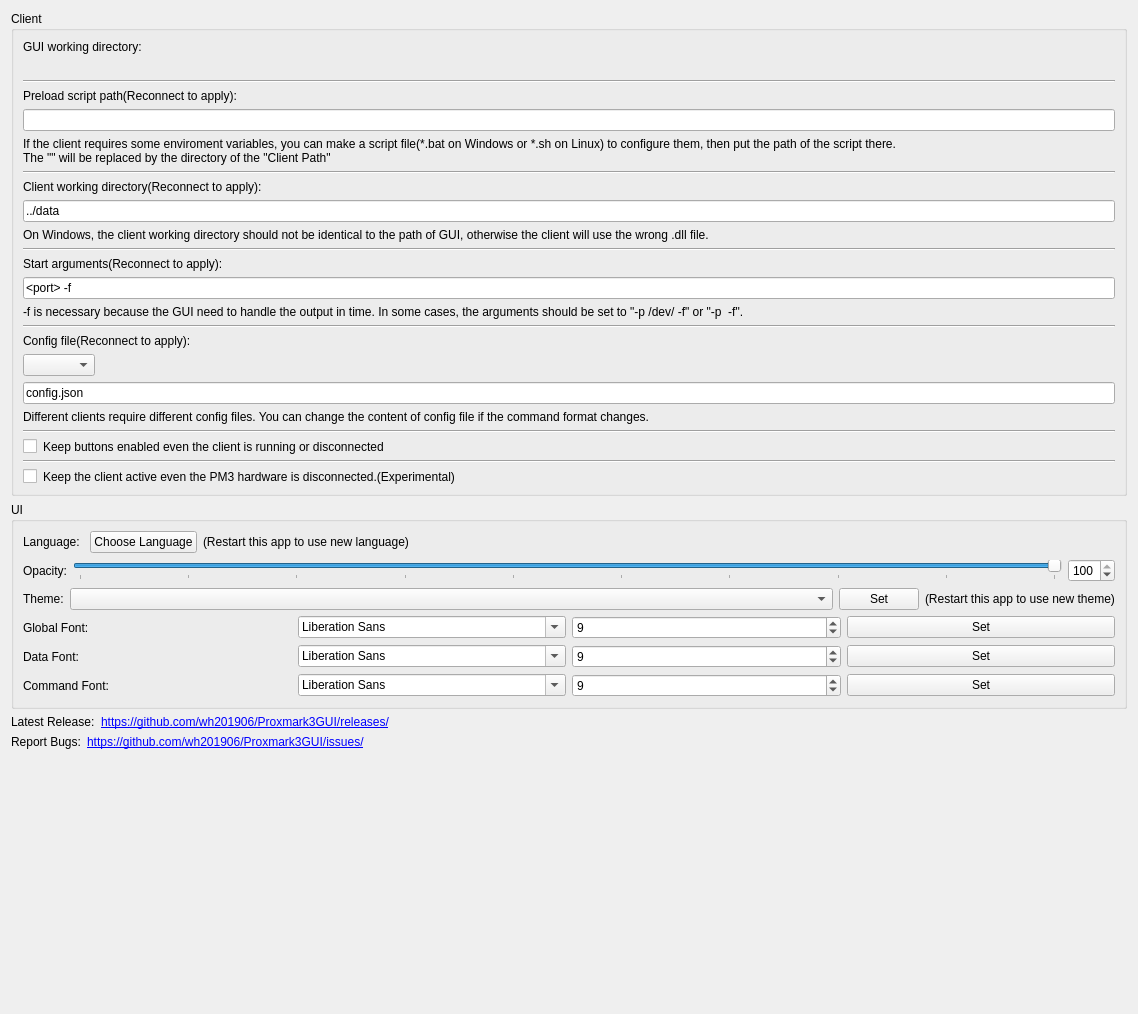
          <widget class="QWidget" name="Set_scrollAreaWidgetContents">
           <property name="geometry">
            <rect>
             <x>0</x>
             <y>0</y>
             <width>1138</width>
             <height>1014</height>
            </rect>
           </property>
           <layout class="QHBoxLayout" name="horizontalLayout_36">
            <property name="spacing">
             <number>0</number>
            </property>
            <item>
             <layout class="QVBoxLayout" name="verticalLayout_12">
              <property name="spacing">
               <number>6</number>
              </property>
              <item>
               <widget class="QGroupBox" name="Set_clientGroupBox">
                <property name="title">
                 <string>Client</string>
                </property>
                <layout class="QVBoxLayout" name="verticalLayout_10">
                 <item>
                  <widget class="QLabel" name="label_65">
                   <property name="text">
                    <string>GUI working directory:</string>
                   </property>
                  </widget>
                 </item>
                 <item>
                  <widget class="QLabel" name="Set_Client_GUIWorkingDirLabel">
                   <property name="textInteractionFlags">
                    <set>Qt::TextInteractionFlag::LinksAccessibleByMouse|Qt::TextInteractionFlag::TextSelectableByMouse</set>
                   </property>
                  </widget>
                 </item>
                 <item>
                  <widget class="Line" name="line_9">
                   <property name="orientation">
                    <enum>Qt::Orientation::Horizontal</enum>
                   </property>
                  </widget>
                 </item>
                 <item>
                  <widget class="QLabel" name="label_11">
                   <property name="text">
                    <string>Preload script path(Reconnect to apply):</string>
                   </property>
                  </widget>
                 </item>
                 <item>
                  <widget class="QLineEdit" name="Set_Client_envScriptEdit">
                   <property name="text">
                    <string/>
                   </property>
                  </widget>
                 </item>
                 <item>
                  <widget class="QLabel" name="label_13">
                   <property name="text">
                    <string>If the client requires some enviroment variables, you can make a script file(*.bat on Windows or *.sh on Linux) to configure them, then put the path of the script there.
The &quot;&lt;client dir&gt;&quot; will be replaced by the directory of the &quot;Client Path&quot;</string>
                   </property>
                   <property name="wordWrap">
                    <bool>true</bool>
                   </property>
                  </widget>
                 </item>
                 <item>
                  <widget class="Line" name="line_4">
                   <property name="orientation">
                    <enum>Qt::Orientation::Horizontal</enum>
                   </property>
                  </widget>
                 </item>
                 <item>
                  <widget class="QLabel" name="label_19">
                   <property name="text">
                    <string>Client working directory(Reconnect to apply):</string>
                   </property>
                  </widget>
                 </item>
                 <item>
                  <widget class="QLineEdit" name="Set_Client_workingDirEdit">
                   <property name="text">
                    <string>../data</string>
                   </property>
                  </widget>
                 </item>
                 <item>
                  <widget class="QLabel" name="label_20">
                   <property name="text">
                    <string>On Windows, the client working directory should not be identical to the path of GUI, otherwise the client will use the wrong .dll file.</string>
                   </property>
                   <property name="wordWrap">
                    <bool>true</bool>
                   </property>
                  </widget>
                 </item>
                 <item>
                  <widget class="Line" name="line">
                   <property name="orientation">
                    <enum>Qt::Orientation::Horizontal</enum>
                   </property>
                  </widget>
                 </item>
                 <item>
                  <widget class="QLabel" name="label_12">
                   <property name="text">
                    <string>Start arguments(Reconnect to apply):</string>
                   </property>
                  </widget>
                 </item>
                 <item>
                  <widget class="QLineEdit" name="Set_Client_startArgsEdit">
                   <property name="text">
                    <string>&lt;port&gt; -f</string>
                   </property>
                  </widget>
                 </item>
                 <item>
                  <widget class="QLabel" name="label_14">
                   <property name="text">
                    <string>-f is necessary because the GUI need to handle the output in time. In some cases, the arguments should be set to &quot;-p /dev/&lt;port&gt; -f&quot; or &quot;-p &lt;port&gt; -f&quot;.</string>
                   </property>
                   <property name="wordWrap">
                    <bool>true</bool>
                   </property>
                  </widget>
                 </item>
                 <item>
                  <widget class="Line" name="line_2">
                   <property name="orientation">
                    <enum>Qt::Orientation::Horizontal</enum>
                   </property>
                  </widget>
                 </item>
                 <item>
                  <widget class="QLabel" name="label_63">
                   <property name="text">
                    <string>Config file(Reconnect to apply):</string>
                   </property>
                  </widget>
                 </item>
                 <item>
                  <layout class="QHBoxLayout" name="horizontalLayout_15">
                   <item>
                    <widget class="QComboBox" name="Set_Client_configFileBox">
                     <property name="sizeAdjustPolicy">
                      <enum>QComboBox::SizeAdjustPolicy::AdjustToContents</enum>
                     </property>
                    </widget>
                   </item>
                   <item>
                    <spacer name="horizontalSpacer_13">
                     <property name="orientation">
                      <enum>Qt::Orientation::Horizontal</enum>
                     </property>
                     <property name="sizeHint" stdset="0">
                      <size>
                       <width>40</width>
                       <height>20</height>
                      </size>
                     </property>
                    </spacer>
                   </item>
                  </layout>
                 </item>
                 <item>
                  <widget class="QLineEdit" name="Set_Client_configPathEdit">
                   <property name="text">
                    <string>config.json</string>
                   </property>
                  </widget>
                 </item>
                 <item>
                  <widget class="QLabel" name="label_64">
                   <property name="text">
                    <string>Different clients require different config files. You can change the content of config file if the command format changes.</string>
                   </property>
                   <property name="wordWrap">
                    <bool>true</bool>
                   </property>
                  </widget>
                 </item>
                 <item>
                  <widget class="Line" name="line_8">
                   <property name="orientation">
                    <enum>Qt::Orientation::Horizontal</enum>
                   </property>
                  </widget>
                 </item>
                 <item>
                  <layout class="QHBoxLayout" name="horizontalLayout_16">
                   <item>
                    <widget class="QCheckBox" name="Set_Client_forceEnabledBox">
                     <property name="sizePolicy">
                      <sizepolicy hsizetype="Minimum" vsizetype="Fixed">
                       <horstretch>0</horstretch>
                       <verstretch>0</verstretch>
                      </sizepolicy>
                     </property>
                     <property name="minimumSize">
                      <size>
                       <width>0</width>
                       <height>0</height>
                      </size>
                     </property>
                     <property name="text">
                      <string/>
                     </property>
                    </widget>
                   </item>
                   <item>
                    <widget class="QLabel" name="label_15">
                     <property name="sizePolicy">
                      <sizepolicy hsizetype="Expanding" vsizetype="Preferred">
                       <horstretch>0</horstretch>
                       <verstretch>0</verstretch>
                      </sizepolicy>
                     </property>
                     <property name="text">
                      <string>Keep buttons enabled even the client is running or disconnected</string>
                     </property>
                     <property name="wordWrap">
                      <bool>true</bool>
                     </property>
                    </widget>
                   </item>
                  </layout>
                 </item>
                 <item>
                  <widget class="Line" name="line_3">
                   <property name="orientation">
                    <enum>Qt::Orientation::Horizontal</enum>
                   </property>
                  </widget>
                 </item>
                 <item>
                  <layout class="QHBoxLayout" name="horizontalLayout_18">
                   <item>
                    <widget class="QCheckBox" name="Set_Client_keepClientActiveBox">
                     <property name="sizePolicy">
                      <sizepolicy hsizetype="Minimum" vsizetype="Fixed">
                       <horstretch>0</horstretch>
                       <verstretch>0</verstretch>
                      </sizepolicy>
                     </property>
                     <property name="minimumSize">
                      <size>
                       <width>0</width>
                       <height>0</height>
                      </size>
                     </property>
                     <property name="text">
                      <string/>
                     </property>
                    </widget>
                   </item>
                   <item>
                    <widget class="QLabel" name="label_21">
                     <property name="sizePolicy">
                      <sizepolicy hsizetype="Expanding" vsizetype="Preferred">
                       <horstretch>0</horstretch>
                       <verstretch>0</verstretch>
                      </sizepolicy>
                     </property>
                     <property name="text">
                      <string>Keep the client active even the PM3 hardware is disconnected.(Experimental)</string>
                     </property>
                     <property name="wordWrap">
                      <bool>true</bool>
                     </property>
                    </widget>
                   </item>
                  </layout>
                 </item>
                </layout>
               </widget>
              </item>
              <item>
               <widget class="QGroupBox" name="groupBox_2">
                <property name="title">
                 <string>UI</string>
                </property>
                <layout class="QVBoxLayout" name="verticalLayout_11">
                 <item>
                  <layout class="QHBoxLayout" name="horizontalLayout_17">
                   <item>
                    <widget class="QLabel" name="label_16">
                     <property name="text">
                      <string>Language: </string>
                     </property>
                    </widget>
                   </item>
                   <item>
                    <widget class="QPushButton" name="Set_UI_setLanguageButton">
                     <property name="text">
                      <string>Choose Language</string>
                     </property>
                    </widget>
                   </item>
                   <item>
                    <widget class="QLabel" name="label_17">
                     <property name="text">
                      <string>(Restart this app to use new language)</string>
                     </property>
                    </widget>
                   </item>
                   <item>
                    <spacer name="horizontalSpacer_9">
                     <property name="orientation">
                      <enum>Qt::Orientation::Horizontal</enum>
                     </property>
                     <property name="sizeHint" stdset="0">
                      <size>
                       <width>0</width>
                       <height>0</height>
                      </size>
                     </property>
                    </spacer>
                   </item>
                  </layout>
                 </item>
                 <item>
                  <widget class="QWidget" name="opacityWidget" native="true">
                   <layout class="QHBoxLayout" name="horizontalLayout_31">
                    <property name="leftMargin">
                     <number>0</number>
                    </property>
                    <property name="topMargin">
                     <number>0</number>
                    </property>
                    <property name="rightMargin">
                     <number>0</number>
                    </property>
                    <property name="bottomMargin">
                     <number>0</number>
                    </property>
                    <item>
                     <widget class="QLabel" name="label_70">
                      <property name="text">
                       <string>Opacity:</string>
                      </property>
                     </widget>
                    </item>
                    <item>
                     <widget class="QSlider" name="Set_UI_Opacity_slider">
                      <property name="minimum">
                       <number>10</number>
                      </property>
                      <property name="maximum">
                       <number>100</number>
                      </property>
                      <property name="value">
                       <number>100</number>
                      </property>
                      <property name="orientation">
                       <enum>Qt::Orientation::Horizontal</enum>
                      </property>
                      <property name="tickPosition">
                       <enum>QSlider::TickPosition::TicksBelow</enum>
                      </property>
                     </widget>
                    </item>
                    <item>
                     <widget class="QSpinBox" name="Set_UI_Opacity_Box">
                      <property name="minimum">
                       <number>10</number>
                      </property>
                      <property name="maximum">
                       <number>100</number>
                      </property>
                      <property name="value">
                       <number>100</number>
                      </property>
                     </widget>
                    </item>
                   </layout>
                  </widget>
                 </item>
                 <item>
                  <layout class="QHBoxLayout" name="horizontalLayout_32">
                   <item>
                    <widget class="QLabel" name="label_71">
                     <property name="text">
                      <string>Theme:</string>
                     </property>
                    </widget>
                   </item>
                   <item>
                    <widget class="QComboBox" name="Set_UI_Theme_nameBox">
                     <property name="sizePolicy">
                      <sizepolicy hsizetype="Expanding" vsizetype="Fixed">
                       <horstretch>0</horstretch>
                       <verstretch>0</verstretch>
                      </sizepolicy>
                     </property>
                    </widget>
                   </item>
                   <item>
                    <widget class="QPushButton" name="Set_UI_Theme_setButton">
                     <property name="text">
                      <string>Set</string>
                     </property>
                    </widget>
                   </item>
                   <item>
                    <widget class="QLabel" name="label_17">
                     <property name="text">
                      <string>(Restart this app to use new theme)</string>
                     </property>
                    </widget>
                   </item>
                  </layout>
                 </item>
                 <item>
                  <layout class="QHBoxLayout" name="horizontalLayout_33">
                   <item>
                    <widget class="QLabel" name="label_72">
                     <property name="text">
                      <string>Global Font:</string>
                     </property>
                    </widget>
                   </item>
                   <item>
                    <widget class="QFontComboBox" name="Set_UI_Font_nameBox"/>
                   </item>
                   <item>
                    <widget class="QSpinBox" name="Set_UI_Font_sizeBox">
                     <property name="minimum">
                      <number>1</number>
                     </property>
                     <property name="maximum">
                      <number>65535</number>
                     </property>
                     <property name="value">
                      <number>9</number>
                     </property>
                    </widget>
                   </item>
                   <item>
                    <widget class="QPushButton" name="Set_UI_Font_setButton">
                     <property name="text">
                      <string>Set</string>
                     </property>
                    </widget>
                   </item>
                  </layout>
                 </item>
                 <item>
                  <layout class="QHBoxLayout" name="horizontalLayout_34">
                   <item>
                    <widget class="QLabel" name="label_73">
                     <property name="text">
                      <string>Data Font:</string>
                     </property>
                    </widget>
                   </item>
                   <item>
                    <widget class="QFontComboBox" name="Set_UI_DataFont_nameBox"/>
                   </item>
                   <item>
                    <widget class="QSpinBox" name="Set_UI_DataFont_sizeBox">
                     <property name="minimum">
                      <number>1</number>
                     </property>
                     <property name="maximum">
                      <number>65535</number>
                     </property>
                     <property name="value">
                      <number>9</number>
                     </property>
                    </widget>
                   </item>
                   <item>
                    <widget class="QPushButton" name="Set_UI_DataFont_setButton">
                     <property name="text">
                      <string>Set</string>
                     </property>
                    </widget>
                   </item>
                  </layout>
                 </item>
                 <item>
                  <layout class="QHBoxLayout" name="horizontalLayout_35">
                   <item>
                    <widget class="QLabel" name="label_74">
                     <property name="text">
                      <string>Command Font:</string>
                     </property>
                    </widget>
                   </item>
                   <item>
                    <widget class="QFontComboBox" name="Set_UI_CMDFont_nameBox"/>
                   </item>
                   <item>
                    <widget class="QSpinBox" name="Set_UI_CMDFont_sizeBox">
                     <property name="minimum">
                      <number>1</number>
                     </property>
                     <property name="maximum">
                      <number>65535</number>
                     </property>
                     <property name="value">
                      <number>9</number>
                     </property>
                    </widget>
                   </item>
                   <item>
                    <widget class="QPushButton" name="Set_UI_CMDFont_setButton">
                     <property name="text">
                      <string>Set</string>
                     </property>
                    </widget>
                   </item>
                  </layout>
                 </item>
                </layout>
               </widget>
              </item>
              <item>
               <layout class="QHBoxLayout" name="horizontalLayout_29">
                <item>
                 <widget class="QLabel" name="label_66">
                  <property name="text">
                   <string>Latest Release:</string>
                  </property>
                 </widget>
                </item>
                <item>
                 <widget class="QLabel" name="label_67">
                  <property name="sizePolicy">
                   <sizepolicy hsizetype="Expanding" vsizetype="Preferred">
                    <horstretch>0</horstretch>
                    <verstretch>0</verstretch>
                   </sizepolicy>
                  </property>
                  <property name="text">
                   <string notr="true">&lt;html&gt;&lt;head/&gt;&lt;body&gt;&lt;p&gt;&lt;a href=&quot;https://github.com/wh201906/Proxmark3GUI/releases/&quot;&gt;&lt;span style=&quot; text-decoration: underline; color:#0000ff;&quot;&gt;https://github.com/wh201906/Proxmark3GUI/releases/&lt;/span&gt;&lt;/a&gt;&lt;/p&gt;&lt;/body&gt;&lt;/html&gt;</string>
                  </property>
                  <property name="openExternalLinks">
                   <bool>true</bool>
                  </property>
                  <property name="textInteractionFlags">
                   <set>Qt::TextInteractionFlag::TextBrowserInteraction</set>
                  </property>
                 </widget>
                </item>
               </layout>
              </item>
              <item>
               <layout class="QHBoxLayout" name="horizontalLayout_30">
                <item>
                 <widget class="QLabel" name="label_68">
                  <property name="text">
                   <string>Report Bugs:</string>
                  </property>
                 </widget>
                </item>
                <item>
                 <widget class="QLabel" name="label_69">
                  <property name="sizePolicy">
                   <sizepolicy hsizetype="Expanding" vsizetype="Preferred">
                    <horstretch>0</horstretch>
                    <verstretch>0</verstretch>
                   </sizepolicy>
                  </property>
                  <property name="text">
                   <string notr="true">&lt;html&gt;&lt;head/&gt;&lt;body&gt;&lt;p&gt;&lt;a href=&quot;https://github.com/wh201906/Proxmark3GUI/issues/&quot;&gt;&lt;span style=&quot; text-decoration: underline; color:#0000ff;&quot;&gt;https://github.com/wh201906/Proxmark3GUI/issues/&lt;/span&gt;&lt;/a&gt;&lt;/p&gt;&lt;/body&gt;&lt;/html&gt;</string>
                  </property>
                  <property name="openExternalLinks">
                   <bool>true</bool>
                  </property>
                  <property name="textInteractionFlags">
                   <set>Qt::TextInteractionFlag::TextBrowserInteraction</set>
                  </property>
                 </widget>
                </item>
               </layout>
              </item>
              <item>
               <spacer name="verticalSpacer_5">
                <property name="orientation">
                 <enum>Qt::Orientation::Vertical</enum>
                </property>
                <property name="sizeHint" stdset="0">
                 <size>
                  <width>0</width>
                  <height>0</height>
                 </size>
                </property>
               </spacer>
              </item>
             </layout>
            </item>
            <item>
             <spacer name="horizontalSpacer_10">
              <property name="orientation">
               <enum>Qt::Orientation::Horizontal</enum>
              </property>
              <property name="sizeType">
               <enum>QSizePolicy::Policy::Minimum</enum>
              </property>
              <property name="sizeHint" stdset="0">
               <size>
                <width>0</width>
                <height>0</height>
               </size>
              </property>
             </spacer>
            </item>
           </layout>
          </widget>
